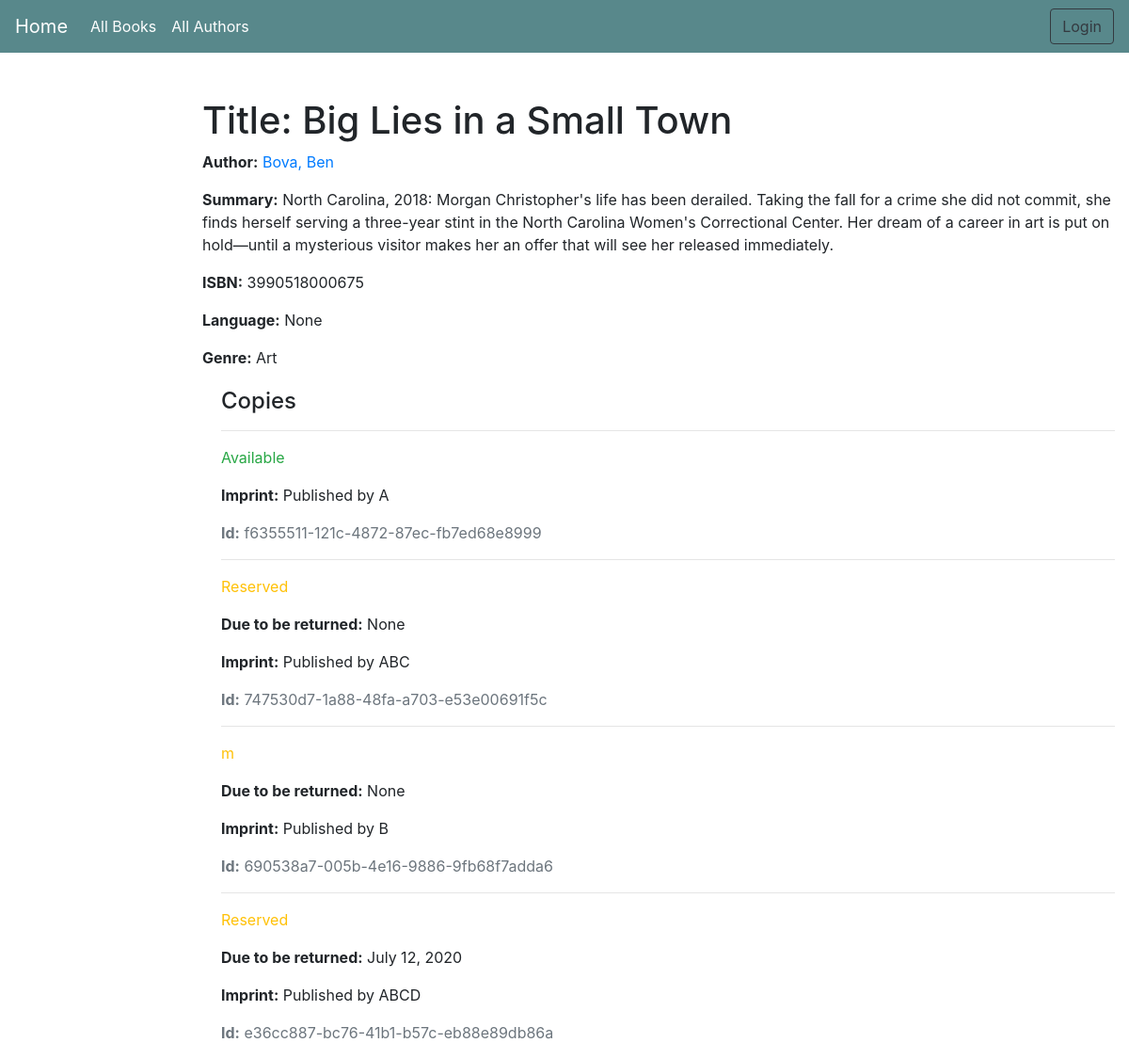
/catalog/book/1, run on the app's committed database.
### catalog/models.py (models this page shows, shortened)
class Book(models.Model):
    title = models.CharField(max_length=200)
    author = models.ForeignKey('Author', on_delete=models.SET_NULL, null=True)
    summary = models.TextField(max_length=1000, help_text="Enter a brief description of the book")
    isbn = models.CharField('ISBN', max_length=13,
                            help_text='13 Character <a href="https://www.isbn-international.org/content/what-isbn'
                                      '">ISBN number</a>')
    genre = models.ManyToManyField(Genre, help_text="Select a genre for this book")
    language = models.ForeignKey('Language', on_delete=models.SET_NULL, null=True)
    def display_genre(self):
        """Creates a string for the Genre. This is required to display genre in Admin."""
        return ', '.join([genre.name for genre in self.genre.all()[:3]])
    display_genre.short_description = 'Genre'

class Author(models.Model):
    first_name = models.CharField(max_length=100)
    last_name = models.CharField(max_length=100)
    date_of_birth = models.DateField(null=True, blank=True)
    date_of_death = models.DateField('died', null=True, blank=True)
    class Meta:
        ordering = ['last_name', 'first_name']
    def __str__(self):
        return '{0}, {1}'.format(self.last_name, self.first_name)

class Genre(models.Model):
    name = models.CharField(
        max_length=200,
        help_text="Enter a book genre (e.g. Science Fiction, French Poetry etc.)"
        )
    def __str__(self):
        return self.name

class BookInstance(models.Model):
    id = models.UUIDField(primary_key=True, default=uuid.uuid4,
                          help_text="Unique ID for this particular book across whole library")
    book = models.ForeignKey('Book', on_delete=models.SET_NULL, null=True)
    imprint = models.CharField(max_length=200)
    due_back = models.DateField(null=True, blank=True)
    borrower = models.ForeignKey(User, on_delete=models.SET_NULL, null=True, blank=True)
    LOAN_STATUS = (
        ('d', 'Maintenance'),
        ('o', 'On loan'),
        ('a', 'Available'),
        ('r', 'Reserved'),
    )
    status = models.CharField(
        max_length=1,
        choices=LOAN_STATUS,
        blank=True,
        default='d',
        help_text='Book availability')
    class Meta:
        ordering = ['due_back']
        permissions = (("can_mark_returned", "Set book as returned"),)

### catalog/views.py (the view)
# urls.py: path('book/<int:pk>', views.BookDetailView.as_view(), name='book-detail'),
class BookDetailView(generic.DetailView):
    model = Book

### catalog/templates/catalog/book_detail.html
{% extends "base.html" %}
{% block content %}
<h1>Title: {{ book.title }}</h1>
<p><strong>Author:</strong> <a href="{% url 'author-detail' book.author.pk %}">{{ book.author }}</a></p>
<p><strong>Summary:</strong> {{ book.summary }}</p>
<p><strong>ISBN:</strong> {{ book.isbn }}</p>
<p><strong>Language:</strong> {{ book.language }}</p>
<p><strong>Genre:</strong> {{ book.genre.all|join:", " }}</p>
<div style="margin-left:20px;margin-top:20px">
<h4>Copies</h4>
{% for copy in book.bookinstance_set.all %}
<hr>
<p class="{% if copy.status == 'a' %}text-success{% elif copy.status == 'd' %}text-danger{% else %}text-warning{% endif %}">{{ copy.get_status_display }}</p>
{% if copy.status != 'a' %}<p><strong>Due to be returned:</strong> {{copy.due_back}}</p>{% endif %}
<p><strong>Imprint:</strong> {{copy.imprint}}</p>
<p class="text-muted"><strong>Id:</strong> {{copy.id}}</p>
{% endfor %}
</div>
{% endblock %}

### data on the page
Book: title "Big Lies in a Small Town", author "Bova, Ben", summary "North Carolina, 2018: Morgan Christopher's life has been derailed. Taking the fall for a crime she did not commit, she finds herself serving a three-year stint in the North Carolina Women's Correctional Center. Her dream of a career in art is put on hold—until a mysterious visitor makes her an offer that will see her released immediately.", isbn "3990518000675", language "None", genre.all "Art"
BookInstance: status "Available", imprint "Published by A", id "f6355511-121c-4872-87ec-fb7ed68e8999"
BookInstance: status "Reserved", due_back "None", imprint "Published by ABC", id "747530d7-1a88-48fa-a703-e53e00691f5c"
BookInstance: status "m", due_back "None", imprint "Published by B", id "690538a7-005b-4e16-9886-9fb68f7adda6"
BookInstance: status "Reserved", due_back "July 12, 2020", imprint "Published by ABCD", id "e36cc887-bc76-41b1-b57c-eb88e89db86a"
